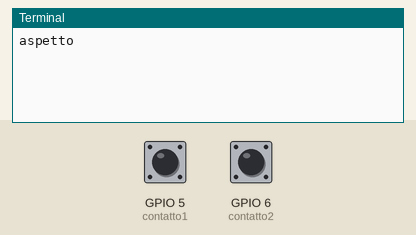
Recording of a program running on a simulated Raspberry Pi (BCM pin numbers). Parts: the last lines printed to the terminal. Inputs (shaded band) come from the test bench; at power-on: GPIO 5 (contatto1) HIGH, GPIO 6 (contatto2) HIGH. Sound played through the audio output is not drawn and takes no time.

Above: at 1.2 s.
1.3 s: GPIO 5 (contatto1) pulled LOW for 0.15 s
At 2.3 s:
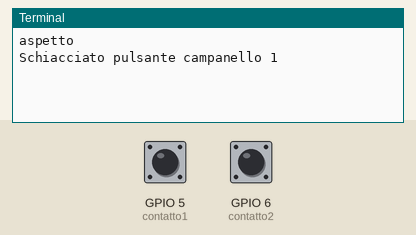
2.9 s: GPIO 5 (contatto1) pulled LOW for 1 s
At 5.1 s:
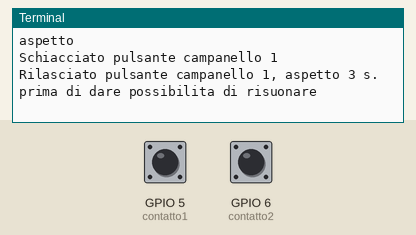
5.4 s: GPIO 6 (contatto2) pulled LOW for 3.2 s
At 7.4 s:
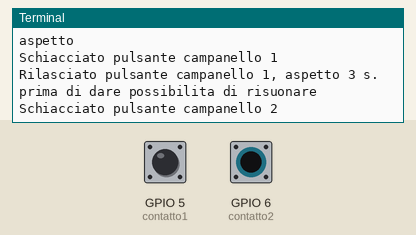

The program:

doorbell_doppio.py
```python
#!/usr/bin/env python2.7
import time
import os
import RPi.GPIO as GPIO
GPIO.setmode(GPIO.BCM)
####################################################################
#18-8-17 a banco funziona perfetto da preovare sul campo
####################################################################


####################################################################
#input_pin e GND collegati al contatto normalmente aperto con internal pullup
#contatto aperto --->livello alto; contatto chiuso --->livello basso

contatto1 = 5
contatto2 = 6

####################################################################
GPIO.setup(contatto1, GPIO.IN, pull_up_down=GPIO.PUD_UP)
GPIO.setup(contatto2, GPIO.IN, pull_up_down=GPIO.PUD_UP)
####################################################################

def my_callback1(channel):
	time.sleep(0.01)
        if GPIO.input(contatto1) != GPIO.LOW: #se ho un livello alto vuol dire che e un disturbo
            return
        # se invece ho livello basso il contatto e stato effettivamente chiuso
        print('Schiacciato pulsante campanello 1')
        os.system("mpg123 /home/pi/bin/doorbell/mp3/TrainBell.mp3 &")
	os.system("curl -s http://192.168.10.181:8888/json.htm?type=command&param=udevice&idx=27&nvalue=3")
        GPIO.remove_event_detect(contatto1)
        GPIO.wait_for_edge(contatto1, GPIO.RISING)
        print ('Rilasciato pulsante campanello 1, aspetto 3 s. prima di dare possibilita di risuonare')
        time.sleep(3)
        GPIO.remove_event_detect(contatto1)
        GPIO.add_event_detect(contatto1, GPIO.FALLING, bouncetime=200, callback=my_callback1)

def my_callback2(channel):
        if GPIO.input(contatto2) != GPIO.LOW: #se ho un livello alto vuol dire che e un disturbo
            return
        # se invece ho livello basso il contatto e stato effettivamente chiuso
        print('Schiacciato pulsante campanello 2')
        os.system("mpg123 /home/pi/bin/doorbell/mp3/ALARMCLOCK.mp3 &")

####################################################################

GPIO.add_event_detect(contatto1, GPIO.FALLING, bouncetime=200, callback=my_callback1)
GPIO.add_event_detect(contatto2, GPIO.FALLING, bouncetime=200, callback=my_callback2)

####################################################################

while True :
        print ("aspetto")
        time.sleep(60)
```

Measured:
- after the input at 1.3 s, the terminal: prints a new line at once (image 1)
- after the input at 2.9 s, the terminal: prints a new line after 1.0 s (image 2)
- after the input at 5.4 s, the terminal: prints a new line after 1.5 s (image 3)
